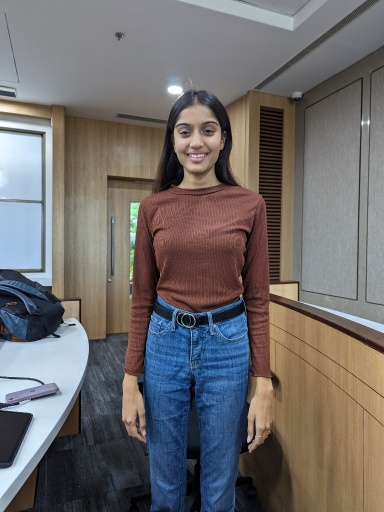
#> input picture resized_img.jpg, 384 x 512 px
$ python -i preprocessor.py   (imports and definitions only)   (older library calls are emulated)
#> lines starting #> are read from the running program, lines starting #| are printed output that depends on the picture
# preprocessor.py

from PIL import Image, ImageOps
import cv2
import numpy as np

def resize_image(image_path, target_size=(400, 600)):
    """
    Resizes the input image to a specified target size while maintaining aspect ratio.
    Fills any empty space with a solid background color to match the target size.
    """
#> called with image_path = 'resized_img.jpg', target_size = (400, 600)
    image = Image.open(image_path).convert("RGBA")
    image.thumbnail(target_size, Image.ANTIALIAS)  # Resize while maintaining aspect ratio

    # Create a background image and paste the resized image onto it
    background = Image.new("RGBA", target_size, (255, 255, 255, 0))  # Transparent background
    offset = ((target_size[0] - image.width) // 2, (target_size[1] - image.height) // 2)
#> offset = (8, 44)
    background.paste(image, offset)
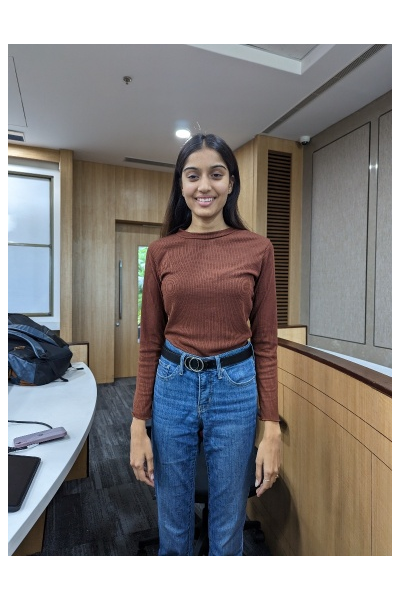
#> background: PIL image 400x600 RGBA; mean R, G, B, A 137.2, 134.6, 134.6, 208.9; transparent parts drawn white

    return background

def remove_background(image_path):
    """
    Removes the background of the image by applying a mask.
    Note: This requires OpenCV's grabCut method, suitable for portrait-style photos.
    """
    image = cv2.imread(image_path)
    mask = np.zeros(image.shape[:2], np.uint8)
    bgdModel = np.zeros((1, 65), np.float64)
    fgdModel = np.zeros((1, 65), np.float64)

    # Define a rectangle around the object (this can be adjusted for better results)
    rect = (50, 50, image.shape[1] - 50, image.shape[0] - 50)

    # Apply grabCut algorithm
    cv2.grabCut(image, mask, rect, bgdModel, fgdModel, 5, cv2.GC_INIT_WITH_RECT)
    mask2 = np.where((mask == 2) | (mask == 0), 0, 1).astype("uint8")
    result = image * mask2[:, :, np.newaxis]

    # Convert to RGBA with transparency
    result = cv2.cvtColor(result, cv2.COLOR_BGR2RGBA)
    result[result[:, :, 3] == 0] = [255, 255, 255, 0]  # Transparent background

    return Image.fromarray(result)

def apply_preprocessing(image_path, target_size=(400, 600), remove_bg=False):
    """
    Applies resizing and optional background removal to prepare the image for overlay.
    """
    # Step 1: Resize the image
    processed_image = resize_image(image_path, target_size)

    # Step 2: Optionally remove the background
    if remove_bg:
        processed_image = remove_background(image_path)

    return processed_image

>>> result = apply_preprocessing('resized_img.jpg')
